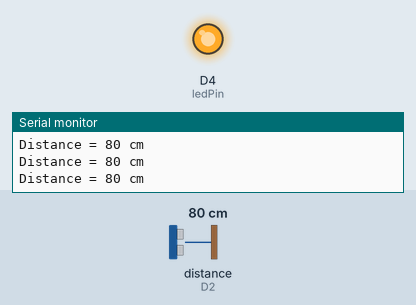
This sketch was run on a simulated ESP8266 (NodeMCU). Parts: output pins drawn as LEDs (lit = HIGH), the last lines printed to the serial monitor. Wiring (inferred from the names in the program): ultrasonic range finder: trigger D1; echo D2. Inputs (shaded band) come from the test bench; at power-on: distance to the obstacle (sensor on D2) 80 cm. The echo pulse lasts 58.3 µs per cm; pins used as bus, display or sensor lines are not drawn.

Above: at 1.3 s.
1.4 s: distance to the obstacle (sensor on D2) set to 16 cm
2.9 s: distance to the obstacle (sensor on D2) set to 13 cm
At 4.1 s:
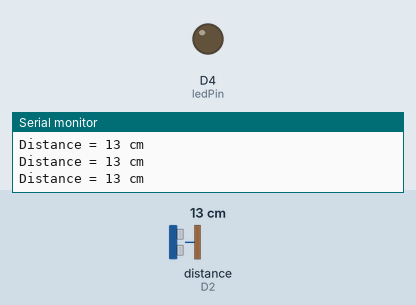
4.5 s: distance to the obstacle (sensor on D2) set to 18 cm
At 5.4 s:
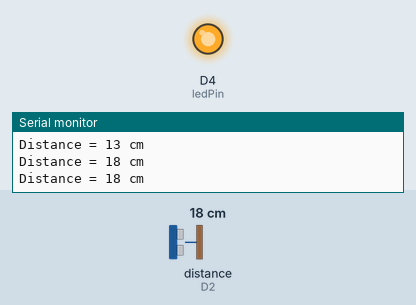
6.0 s: distance to the obstacle (sensor on D2) set to 2 cm
At 6.7 s:
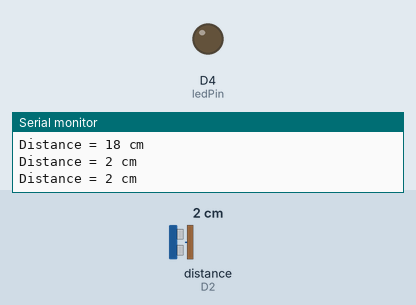
Timing chart, 0 to 8.5 s (numbered marks = the images above; inputs shaded):
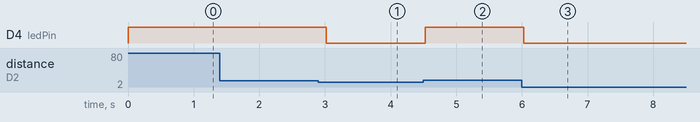

Measured:
- the behaviour switches between 15 and 14 cm on distance to the obstacle (sensor on D2) (found by bisection; images 0 and 1)
- after the input at 2.9 s, D4 (ledPin): HIGH → LOW after 0.12 s
- after the input at 4.5 s, D4 (ledPin): LOW → HIGH at once
- after the input at 6.0 s, D4 (ledPin): HIGH → LOW at once

The sketch:

04_00_Ultrasonic_Range_LED_Out.ino
```cpp
#define triggerPin D1
#define echoPin D2
#define ledPin D4

void setup()
{
 Serial.begin(115200);
 pinMode(triggerPin, OUTPUT);
 pinMode(echoPin, INPUT);
 pinMode(ledPin, OUTPUT);
}

void loop()
{
 digitalWrite(triggerPin, LOW);
 delayMicroseconds(2);
 digitalWrite(triggerPin, HIGH);
 delayMicroseconds(10);
 digitalWrite(triggerPin, LOW);

 long durationMicroseconds = pulseIn(echoPin, HIGH);

 int distanceCentimeters = microsecondsToCentimeters(durationMicroseconds);

 Serial.println("Distance = " + String(distanceCentimeters) + " cm");

 if (distanceCentimeters < 15)
 {
  digitalWrite(ledPin, LOW);
 }
 else
 {
  digitalWrite(ledPin, HIGH);
 }

 delay(500);
}

int microsecondsToCentimeters(long microseconds)
{
 // The speed of sound is 340 m/s or 29 microseconds per centimeter.
 // 340 meter per seconds = 0.00034 meter per microseconds = 0.034 centimeter per microseconds

 // instead of multiplying with a float value which takes relatively more computation time & memory,
 // the multiplication is replaced with division by the reciprocal of 0.034 which is approximately
 // equal to the integer 29

 // 0.034 = 1 / 29.4117647059 ≈ 1 / 29

 // The ping from the sensor travels out and back, so to find the distance of the object
 // half of the distance travelled is taken.

 return microseconds / 29 / 2;
}
```
